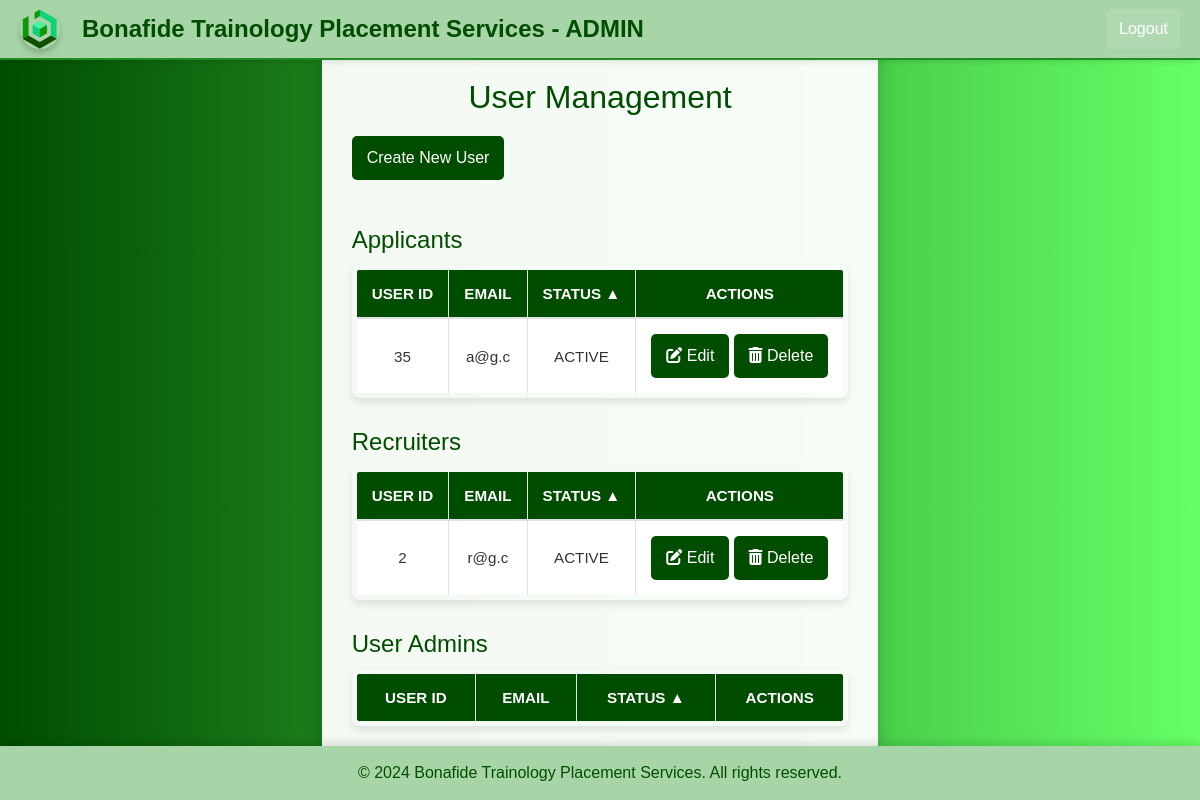
/user_admin/dashboard.php (signed in), run on the app's committed database.
### tables this page shows
CREATE TABLE `users` (
  `user_id` int(11) NOT NULL,
  `email` varchar(100) NOT NULL,
  `password` varchar(255) NOT NULL,
  `role` enum('APPLICANT','RECRUITER','USER_ADMIN') NOT NULL,
  `last_login` datetime DEFAULT NULL,
  `registration_date` datetime NOT NULL DEFAULT current_timestamp(),
  `status` enum('ACTIVE','INACTIVE','BANNED') DEFAULT 'INACTIVE',
  `verification_token` varchar(255) DEFAULT NULL
);

### user_admin/dashboard.php (the view, shortened to what this page needs)
<?php
include 'header.php';
$current_user_id = $_SESSION['user_id'];
$applicant_sort = isset($_GET['applicant_sort']) && $_GET['applicant_sort'] === 'DESC' ? 'DESC' : 'ASC';
$recruiter_sort = isset($_GET['recruiter_sort']) && $_GET['recruiter_sort'] === 'DESC' ? 'DESC' : 'ASC';
$admin_sort = isset($_GET['admin_sort']) && $_GET['admin_sort'] === 'DESC' ? 'DESC' : 'ASC';
function fetchUsersByRole($conn, $role, $status_sort, $current_user_id)
{
    $query = "SELECT * FROM users WHERE role = ? AND user_id != ? ORDER BY status $status_sort, email ASC";
    $stmt = $conn->prepare($query);
    $stmt->bind_param("si", $role, $current_user_id);
    $stmt->execute();
    $result = $stmt->get_result();
    return $result->fetch_all(MYSQLI_ASSOC);
}
$applicants = fetchUsersByRole($conn, 'APPLICANT', $applicant_sort, $current_user_id);
$recruiters = fetchUsersByRole($conn, 'RECRUITER', $recruiter_sort, $current_user_id);
?>
<!DOCTYPE html>
<html lang="en">
<head>
    <link rel="stylesheet" href="https://maxcdn.bootstrapcdn.com/bootstrap/4.5.2/css/bootstrap.min.css">
    <link rel="stylesheet" href="user_admin_styles.css">
    <link rel="stylesheet" href="https://cdnjs.cloudflare.com/ajax/libs/font-awesome/6.0.0-beta3/css/all.min.css">
</head>
<body class="dashboard-main-content">
    <div class="dashboard-container mt-5">
        <h2>User Management</h2>
        <a href="create_user.php" class="btn btn-primary mb-3">Create New User</a>
        <h4>Applicants</h4>
        <table class="table table-bordered">
            <thead>
                <tr>
                    <th>User ID</th>
                    <th>Email</th>
                    <th>
                        <a href="?applicant_sort=<?php echo $applicant_sort === 'ASC' ? 'DESC' : 'ASC'; ?>" class="text-decoration-none">
                            Status <?php echo $applicant_sort === 'ASC' ? '▲' : '▼'; ?>
                        </a>
                    </th>
                    <th>Actions</th>
                </tr>
            </thead>
            <tbody>
                <?php foreach ($applicants as $applicant): ?>
                    <tr>
                        <td><?php echo htmlspecialchars($applicant['user_id']); ?></td>
                        <td><?php echo htmlspecialchars($applicant['email']); ?></td>
                        <td><?php echo htmlspecialchars($applicant['status']); ?></td>
                        <td>
                            <a href="edit_user.php?user_id=<?php echo $applicant['user_id']; ?>" class="btn btn-warning btn-sm">
                                <i class="fas fa-edit"></i> Edit
                            </a>
                            <a href="?delete_user=<?php echo $applicant['user_id']; ?>" class="btn btn-danger btn-sm" onclick="return confirm('Are you sure you want to delete this user?');">
                                <i class="fas fa-trash-alt"></i> Delete
                            </a>
                        </td>
                    </tr>
                <?php endforeach; ?>
            </tbody>
        </table>
        <h4>Recruiters</h4>
        <table class="table table-bordered">
            <thead>
                <tr>
                    <th>User ID</th>
                    <th>Email</th>
                    <th>
                        <a href="?recruiter_sort=<?php echo $recruiter_sort === 'ASC' ? 'DESC' : 'ASC'; ?>" class="text-decoration-none">
                            Status <?php echo $recruiter_sort === 'ASC' ? '▲' : '▼'; ?>
                        </a>
                    </th>
                    <th>Actions</th>
                </tr>
            </thead>
            <tbody>
                <?php foreach ($recruiters as $recruiter): ?>
                    <tr>
                        <td><?php echo htmlspecialchars($recruiter['user_id']); ?></td>
                        <td><?php echo htmlspecialchars($recruiter['email']); ?></td>
                        <td><?php echo htmlspecialchars($recruiter['status']); ?></td>
                        <td>
                            <a href="edit_user.php?user_id=<?php echo $recruiter['user_id']; ?>" class="btn btn-warning btn-sm">
                                <i class="fas fa-edit"></i> Edit
                            </a>
                            <a href="?delete_user=<?php echo $recruiter['user_id']; ?>" class="btn btn-danger btn-sm" onclick="return confirm('Are you sure you want to delete this user?');">
                                <i class="fas fa-trash-alt"></i> Delete
                            </a>
                        </td>
                    </tr>
                <?php endforeach; ?>
            </tbody>
        </table>
        <h4>User Admins</h4>
        <table class="table table-bordered">
            <thead>
                <tr>
                    <th>User ID</th>
                    <th>Email</th>
                    <th>
                        <a href="?admin_sort=<?php echo $admin_sort === 'ASC' ? 'DESC' : 'ASC'; ?>" class="text-decoration-none">
                            Status <?php echo $admin_sort === 'ASC' ? '▲' : '▼'; ?>
                        </a>
                    </th>
                    <th>Actions</th>
                </tr>
            </thead>
        </table>
    </div>
</body>
<?php include 'footer.php'; ?>
</html>

### recruiter/recruiter_styles.css (style rules this page uses)
* { margin: 0; padding: 0; box-sizing: border-box; font-family: Arial, sans-serif; }
body { display: flex; flex-direction: column; background-color: #f0f4f7; color: #333; }
.dashboard-main-content { margin-top: 80px; margin-left: 270px; padding: 20px; background-color: #f0f4f7; color: #333; }
button, .btn { background-color: #228B22; color: white; border: none; border-radius: 4px; padding: 10px 15px; font-size: 1em; cursor: pointer; transition: background-color 0.3s; }
table { width: 100%; border-collapse: collapse; margin-top: 10px; border-radius: 8px; overflow: hidden; box-shadow: 0 4px 8px rgba(0, 0, 0, 0.1); }
table th, table td { padding: 12px; text-align: center; border-bottom: 1px solid #ddd; font-size: 0.95em; }
table th { background-color: #004d00; color: white; font-weight: bold; text-transform: uppercase; }
table td { background-color: white; color: #333; }
table th a { color: white; text-decoration: none; font-weight: bold; transition: color 0.3s; }
table tbody tr:nth-child(odd) { background-color: #ffffff; }
table th, table td { padding: 12px; text-align: center; font-size: 0.95em; }

### user_admin/user_admin_styles.css (style rules this page uses)
.btn { background-color: #004d00; border: none; border-radius: 5px; padding: 10px; font-size: 16px; transition: background-color 0.3s, transform 0.2s; color: white; }
body.dashboard-main-content { background: linear-gradient(to right, #004d00, #66ff66); font-family: 'Arial', sans-serif; margin: 0; padding: 0; }
.dashboard-container { background-color: rgba(255, 255, 255, 0.95); border-radius: 10px; box-shadow: 0 4px 20px rgba(0, 0, 0, 0.2); padding: 30px; max-width: 800px; margin: auto; }
.dashboard-container h2 { color: #004d00; margin-bottom: 20px; font-size: 2em; text-align: center; }
.dashboard-container h4 { color: #004d00; margin-top: 30px; font-size: 1.5em; }
.table { margin-bottom: 30px; border-radius: 8px; border: 5px solid #004d00; overflow: hidden; }
.table thead { background-color: #004d00; color: #fff; }
.table th, .table td { vertical-align: middle; padding: 15px; border-bottom: 1px solid #ddd; }
.table tbody tr { transition: background-color 0.3s; }
.btn { background-color: #004d00; border: none; border-radius: 5px; padding: 10px 15px; font-size: 16px; transition: background-color 0.3s, transform 0.2s; color: white; }
.btn-warning { color: white; }
.btn { background-color: #004d00; border-radius: 5px; }
html, body { height: 100%; margin: 0; }
body { display: flex; flex-direction: column; }

### data on the page
users: user_id "35", email "a@g.c", status "ACTIVE"
users: user_id "2", email "r@g.c", status "ACTIVE"
